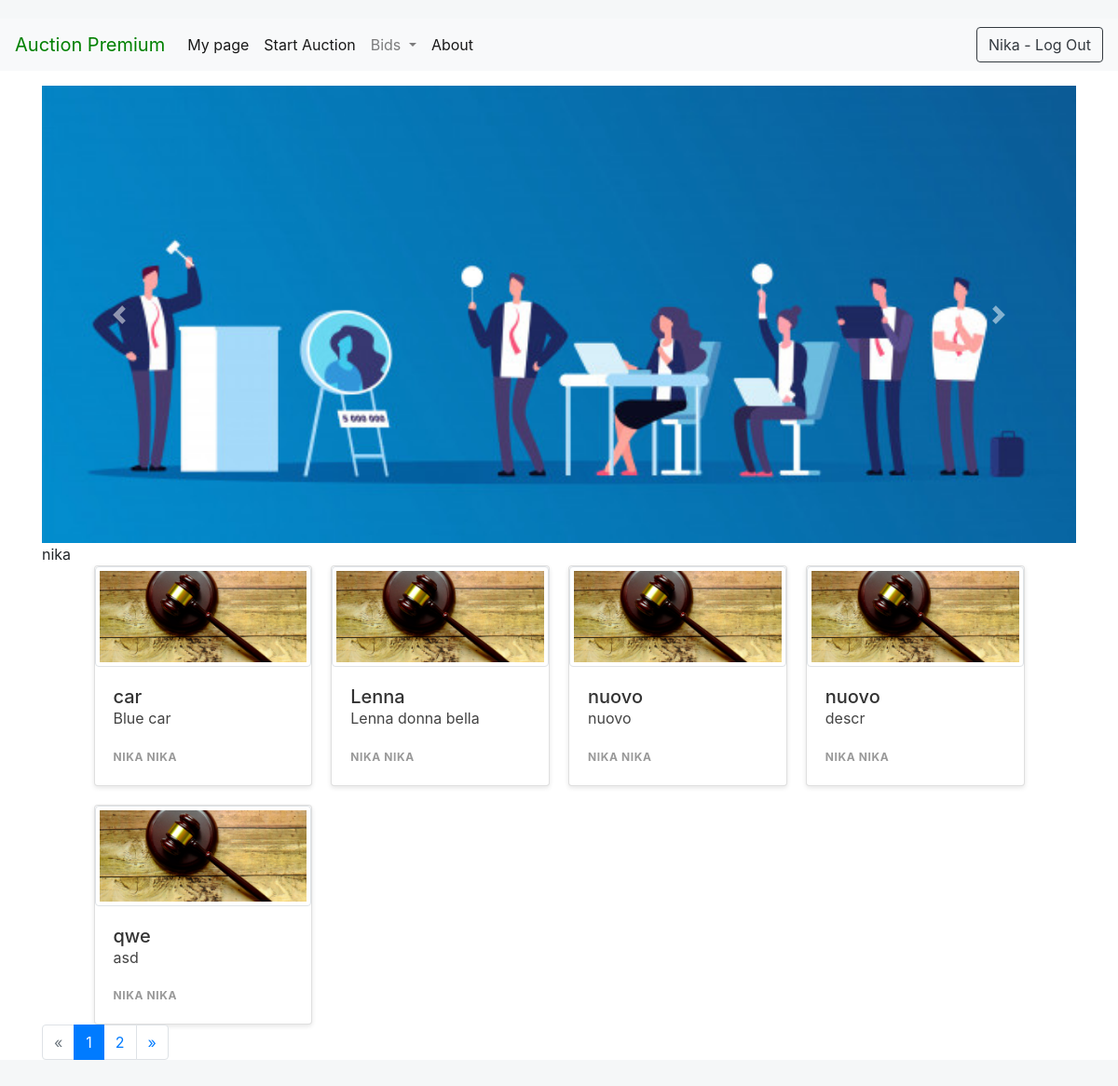
Screenshot of / (signed in) with the database file from the repository.
### users/models.py (models this page shows, shortened)
class User(AbstractBaseUser):
    email       = models.EmailField(max_length=255, unique=True)
    first_name = models.CharField(max_length=64)
    last_name = models.CharField(max_length=64)
    tel = models.CharField(max_length=50, blank = True , null= True)
    premium     = models.BooleanField(default=False)
    is_active      = models.BooleanField(default=True) # can login
    staff       = models.BooleanField(default=False) # staff user non superuser
    admin       = models.BooleanField(default=False) # superuser
    USERNAME_FIELD = 'email' #username
    REQUIRED_FIELDS = ['first_name','last_name']
    objects = UserManager()
    @property
    def is_premium(self):
        return self.premium

class Profile(models.Model):
    user = models.OneToOneField(User, on_delete=models.CASCADE, related_name='profile')
    country = models.CharField(max_length=254)
    city = models.CharField(max_length=254)
    street = models.CharField(max_length=254)
    zip_code = models.CharField(max_length=20)
    rating = models.DecimalField(max_digits=5, decimal_places=2,blank = True,null=True)
    photo = models.ImageField(upload_to='photos/', blank=True, default='default-profile.jpg')
    objects = ProfileManager()

### products/models.py (models this page shows)
class Product(models.Model):
    name = models.CharField(max_length=254)
    description = models.CharField(max_length=500)
    price = models.DecimalField(decimal_places=2, max_digits=10)
    min_increment = models.DecimalField(decimal_places=2, max_digits=10,default=0.5)
    end_date = models.DateField()
    profile = models.ForeignKey(Profile, on_delete=models.CASCADE)
    init_date = models.DateField(default=datetime.now, blank=True)
    winner = models.CharField(max_length=254, blank = True,null=True)
    final_price = models.DecimalField(decimal_places=2, max_digits=10, blank = True,null=True)
    rating = models.FloatField(default = 0,blank = True,null=True)
    user = models.ManyToManyField(User,blank = True)#interested
    disponible = models.BooleanField(default=True)

### Auction/views.py (the view)
# urls.py: path('', views.homeView, name='home'),
def homeView(request):
    products_list = Product.objects.all().order_by("id")
    page = request.GET.get('page', 1)
    paginator = Paginator(products_list, 10)
    try:
        products = paginator.page(page)
    except PageNotAnInteger:
        products = paginator.page(1)
    except EmptyPage:
        products = paginator.page(paginator.num_pages)
    context = {'products':products }
    return render(request,"home/home.html",context)

### templates/home/home.html (shortened to what this page needs)
{% extends 'base.html' %}
{% load static %}
{% block head %}
    <link rel="stylesheet" type="text/css" href="{% static "css/card.css" %}">
{% endblock %}
{% block content %}
    <div id="carouselExampleControls" class="carousel slide" data-ride="carousel">
        <div class="carousel-inner">
            <div class="carousel-item active">
                <img class="d-block w-100" src="{% static 'img/banner6.jpg' %}" alt="First slide">
            </div>
        </div>
        <a class="carousel-control-prev" href="#carouselExampleControls" role="button" data-slide="prev">
            <span class="carousel-control-prev-icon" aria-hidden="true"></span>
        </a>
        <a class="carousel-control-next" href="#carouselExampleControls" role="button" data-slide="next">
            <span class="carousel-control-next-icon" aria-hidden="true"></span>
        </a>
    </div>
    {{ user.first_name }}
    <div class="band">
        {% for product in  products %}
            {% if  product.disponible%}
            <a href="{% url 'product-detials' product.id %}" class="card">
                {% if product.productimage_set.all.count == 0%}
                    <img class="img-thumbnail" src="{{ 'media/default-hammer.jpg' }}">
                {% endif %}
                <article>
                    <h1>{{ product.name }}</h1>
                    <p> {{ product.description }}</p>
                    <span>{{ product.profile.user.first_name }} {{ product.profile.user.last_name }}</span>
                </article>
            </a>
            {% endif %}
        {% endfor %}
    </div>
    {% if products.has_other_pages %}
        <ul class="pagination">
            {% if products.has_previous %}
                <li class="page-item"><a class="page-link" href="?page={{ products.previous_page_number }}">&laquo;</a></li>
            {% else %}
                <li class="disabled page-item"><span class="page-link">&laquo;</span></li>
            {% endif %}
            {% for i in products.paginator.page_range %}
                {% if products.number == i %}
                    <li class="active page-item"><span class="page-link">{{ i }} <span  class="sr-only">(current)</span></span></li>
                {% else %}
                    <li class="page-item" ><a class="page-link" href="?page={{ i }}">{{ i }}</a></li>
                {% endif %}
            {% endfor %}
            {% if products.has_next %}
                <li class="page-item"><a class="page-link" href="?page={{ products.next_page_number }}">&raquo;</a></li>
            {% else %}
                <li class="disabled page-item"><span class="page-link">&raquo;</span></li>
            {% endif %}
        </ul>
{% endif %}
{% endblock %}

### templates/base.html (shortened to what this page needs)
{% load static %}
<!doctype html>
<html lang="en">
<head>
    <link rel="stylesheet" href="https://use.fontawesome.com/releases/v5.5.0/css/all.css"
>
            <link rel="stylesheet"
          href="https://stackpath.bootstrapcdn.com/bootstrap/4.4.1/css/bootstrap.min.css"
>
    {% block head %}
    {% endblock %}
</head>
<body>
<nav class="navbar navbar-expand-lg navbar-light bg-light">
    {% if user.is_premium %}
        <a class="navbar-brand" href="{% url 'home' %}" style="color:Green;">Auction Premium</a>
    {% else %}
        <a class="navbar-brand" href="{% url 'home' %}">Auction</a>
    {% endif %}
    <div class="collapse navbar-collapse" id="navbarSupportedContent">
        <ul class="navbar-nav mr-auto">
            {% if user.is_authenticated %}
                <li class="nav-item active">
                    <a class="nav-link" href="{% url 'profileit' %}">My page <span class="sr-only">(current)</span></a>
                </li>
                <li class="nav-item active">
                    <a class="nav-link" href="{% url 'create-auction' %}">Start Auction <span class="sr-only">(current)</span></a>
                </li>
                <li class="nav-item dropdown">
                    <a class="nav-link dropdown-toggle" href="#" id="navbarDropdown" role="button"
                       data-toggle="dropdown"
                       aria-haspopup="true" aria-expanded="false">
                        Bids
                    </a>
                </li>
            {% endif %}
            <li class="nav-item active">
                <a class="nav-link" href="{% url 'about_view' %}">About <span class="sr-only">(current)</span></a>
            </li>
        </ul>
        {% if not user.is_authenticated %}
            <form class="form-inline my-2 my-lg-0">
                <div class=" card-body text-center"><a href="/users/create">Register</a></div>
            </form>
            <form class="form-inline my-2 my-lg-0" action="{% url 'login' %}">
            <button class="btn btn-outline-primary my-2 my-sm-0">Log In</button>
            </form>
        {% else %}
            <form class="form-inline my-2 my-lg-0" action="{% url 'logout' %}">
                <button class="btn btn-outline-dark">{{ user.first_name | capfirst}} - Log Out</button>
            </form>
        {% endif %}
    </div>
</nav>
<div id="site-main-page" class="container mt-n1 mt-md-3">
    {% block content %}
    {% endblock %}
</div>
</body>
</html>

### static/css/card.css (style rules this page uses)
html { background: #f5f7f8; font-family: 'Roboto', sans-serif; -webkit-font-smoothing: antialiased; padding: 20px 0; }
.band { width: 90%; max-width: 1240px; margin: 0 auto; display: grid; grid-template-columns: 1fr; grid-template-rows: auto; grid-gap: 20px; }
@media only screen and (min-width: 500px) { .band { grid-template-columns: 1fr 1fr; } }
@media only screen and (min-width: 850px) { .band { grid-template-columns: 1fr 1fr 1fr 1fr; } }
.card { background: white; text-decoration: none; color: #444; box-shadow: 0 2px 5px rgba(0,0,0,0.1); display: flex; flex-direction: column; min-height: 100%; position: relative; top: 0; transition: all .1s ease-in; }
.card article { padding: 20px; }
.card h1 { font-size: 20px; margin: 0; color: #333; }
.card p { line-height: 1.4; }
.card span { font-size: 12px; font-weight: bold; color: #999; text-transform: uppercase; letter-spacing: .05em; margin: 2em 0 0 0; }

### rows the page displays
User: first_name "Nika", first_name "nika"
Product: disponible True (drawn), name "car", description "Blue car", profile.user.first_name "NIKA", profile.user.last_name "NIKA"
Product: disponible True (drawn), name "Lenna", description "Lenna donna bella", profile.user.first_name "NIKA", profile.user.last_name "NIKA"
Product: disponible True (drawn), name "nuovo", description "nuovo", profile.user.first_name "NIKA", profile.user.last_name "NIKA"
Product: disponible True (drawn), name "nuovo", description "descr", profile.user.first_name "NIKA", profile.user.last_name "NIKA"
Product: disponible True (drawn), name "qwe", description "asd", profile.user.first_name "NIKA", profile.user.last_name "NIKA"

### other values shown
{{ i }} "1"
{{ i }} "2"
